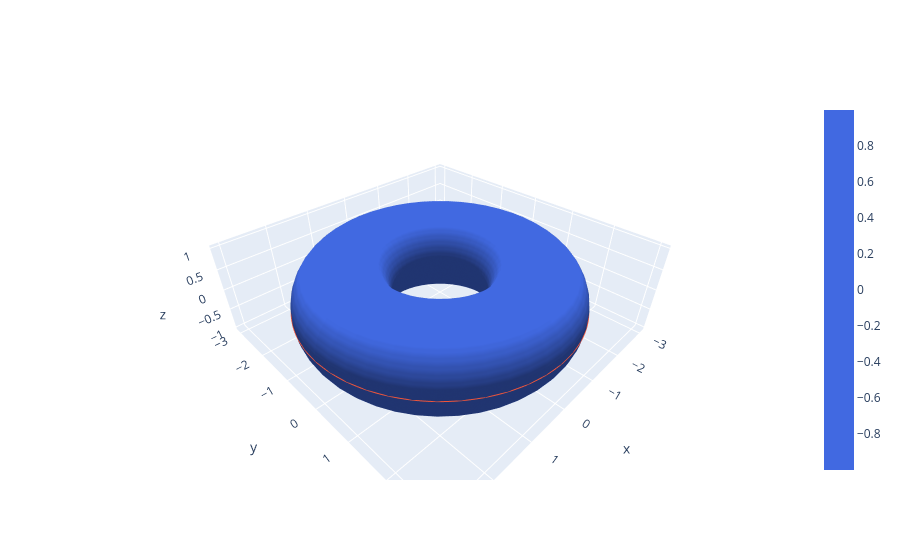

Write notebook code for a chart like this one.
### Code cell
import numpy as np
import plotly.graph_objects as go

R = 2
r = 1
extent = R + r
samples = 50

thetas = np.linspace(0, 2 * np.pi, samples)
phis = np.linspace(0, 2 * np.pi, samples)

t, p = np.meshgrid(thetas, phis)

X = R * np.cos(t) + r * np.cos(t) * np.cos(p)
Y = R * np.sin(t) + r * np.sin(t) * np.cos(p)
Z = r * np.sin(p)

fig = go.Figure()

fig.add_trace(
    trace=go.Surface(
        x=X,
        y=Y,
        z=Z,
        lighting=dict(
            ambient=0.5,
            diffuse=0.8,
            specular=0.0,
            roughness=1,
            fresnel=1,
        ),
        colorscale=[[0, "royalblue"], [1, "royalblue"]],
        # opacity=0.5
    )
)

p_t = np.linspace(0, 2*np.pi, 10*samples)
p_p = np.zeros_like(p_t)

X = R * np.cos(p_t) + r * np.cos(p_t) * np.cos(p_p)
Y = R * np.sin(p_t) + r * np.sin(p_t) * np.cos(p_p)
Z = r * np.sin(p_p)

fig.add_trace(trace=go.Scatter3d(x=X, y=Y, z=Z, mode="lines"))
fig.show()

### Figure 1 — Plotly figure (JSON) as saved in the notebook; plotly's stock layout.template omitted (floating-point values rounded to 4 significant figures; data arrays with more than 128 entries replaced by an {"elided": "..."} marker saying what was removed)
{"data": [{"colorscale": [[0, "royalblue"], [1, "royalblue"]], "lighting": {"ambient": 0.5, "diffuse": 0.8, "fresnel": 1, "roughness": 1, "specular": 0}, "type": "surface", "x": {"elided": "50x50 float values"}, "y": {"elided": "50x50 float values"}, "z": {"elided": "50x50 float values"}}, {"mode": "lines", "type": "scatter3d", "x": {"elided": "500 float values"}, "y": {"elided": "500 float values"}, "z": {"elided": "500 float values"}}], "layout": {}}
